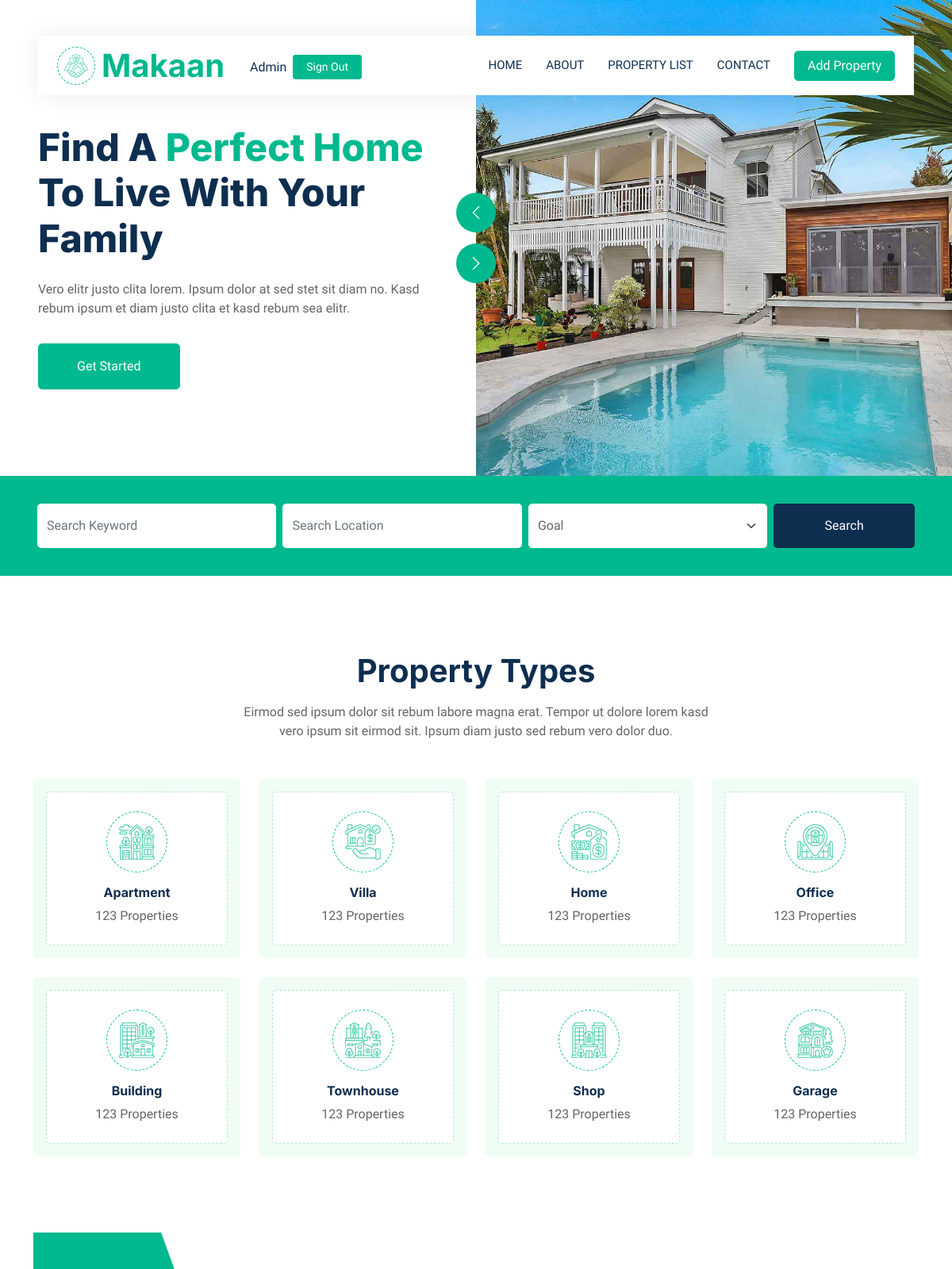
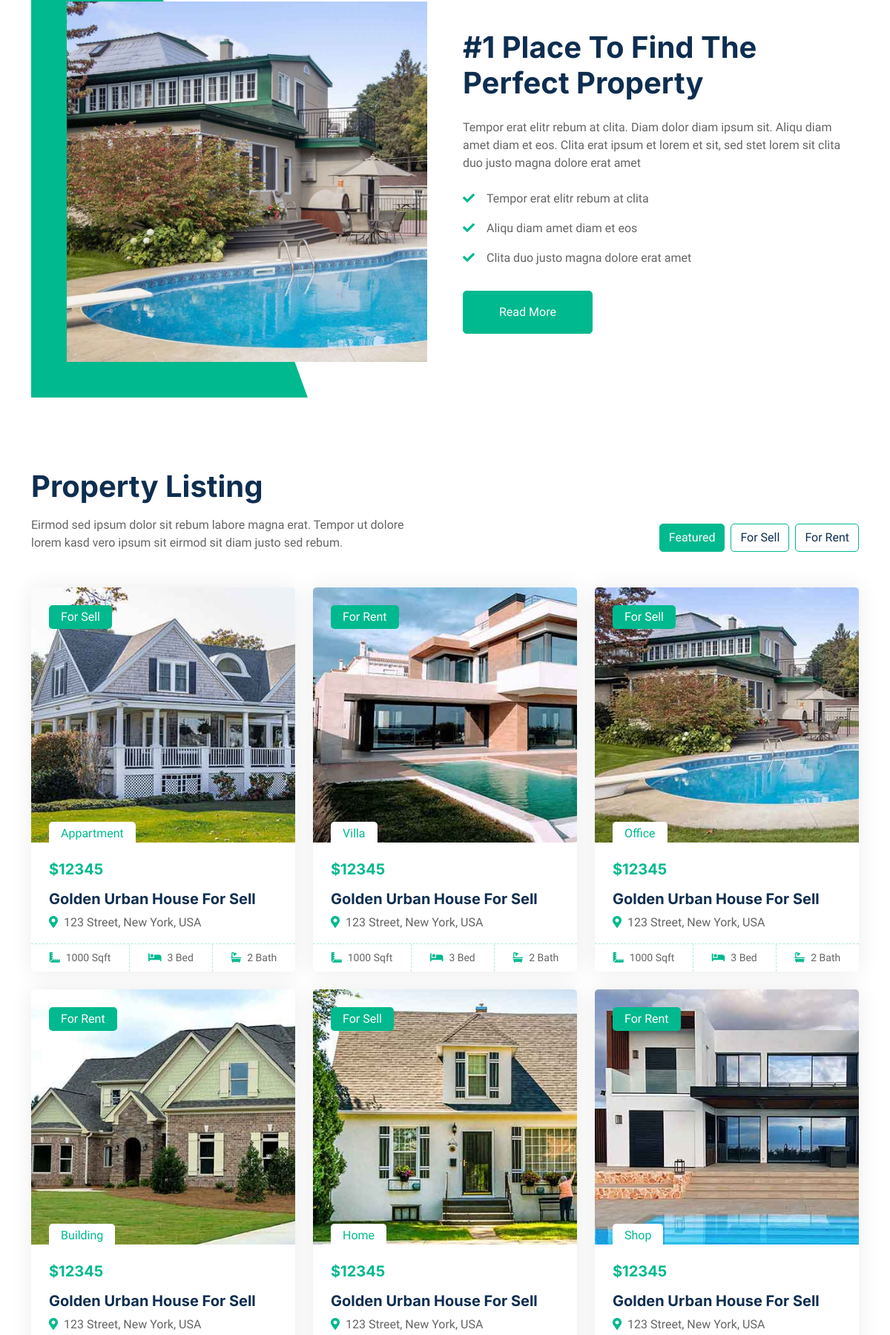
The app's page / (signed in, upper part) with its own data (2 pictures, top to bottom).
### main/models.py (models this page shows, shortened)
class MainInfo(models.Model):
    img = models.ImageField('Image',upload_to='main_image')
    name = models.CharField('Company name',max_length=255)
    address = models.CharField('Address',max_length=255)
    phone = PhoneNumberField('Phonenumber')
    email = models.EmailField('Email')
    twitter = models.URLField('Twitter')
    facebook = models.URLField('facebook')
    youtube = models.URLField('youtube')
    linkedin = models.URLField('linkedin')
    class Meta:
        verbose_name = 'Main Info'
        verbose_name_plural = 'Main Info'

class HomeStatus(models.Model):
    text1 = models.CharField('part1',max_length=255)
    text2 = models.CharField('part2',max_length=255)
    text3 = models.CharField('part3',max_length=255)
    text4 = models.CharField('part4',max_length=255)
    but_text = models.CharField('Button text',max_length=255)

class ImageCycle(models.Model):
    img1 = models.ImageField('Image cycle1',upload_to='images',null = True)
    img2 = models.ImageField('Image cycle2',upload_to='images',null = True)

class Properties(models.Model):
    property_icon = models.ImageField('property_icon',upload_to='icons')
    property_name = models.CharField('property_name',max_length=30)
    availability = models.IntegerField('availability')

class MoreInfo(models.Model):
    img = models.ImageField('img',upload_to='images')
    text1 = models.CharField('text1',max_length=255)
    text2 = models.CharField('text2',max_length=255)

class SubMoreInfo(models.Model):
    key = models.ForeignKey(MoreInfo,on_delete=models.CASCADE,related_name='moreinfo_rn')
    lines = models.CharField('Lines',max_length=255)

class PropertyListing(models.Model):
    img = models.ImageField('image',upload_to='images')
    goal = models.CharField('For rent/sell?',max_length=255)
    name = models.CharField('name',max_length=30)
    price = models.IntegerField('Price')
    info = models.CharField('About property',max_length=255)
    adress = models.CharField('Adress',max_length=255)
    teritory = models.IntegerField('teritory(sqmt)')
    bedrooms = models.IntegerField('bedrooms number')
    bathrooms = models.IntegerField('bathrooms number')

### main/views.py (the view)
# urls.py: path('',HomeListView.as_view(),name='home'),
class HomeListView(LoginRequiredMixin,ListView):
    template_name = 'index.html'
    login_url = '/login/'
    def get(self,request) :
        statusinfo = HomeStatus.objects.all()
        imgcycle = ImageCycle.objects.get()
        properties = Properties.objects.all()
        moreinfo = MoreInfo.objects.all()
        proplisting = PropertyListing.objects.all()[:6]
        contactagent = ContactAgent.objects.all()
        propertyagents = PropertyAgents.objects.all()
        clientcomments = ClientOpinions.objects.all()
        context = {
            'statusinfo':statusinfo,
            'imgcycle':imgcycle,
            'properties':properties,
            'moreinfo':moreinfo,
            'proplisting':proplisting,
            'contactagent':contactagent,
            'propertyagents':propertyagents,
            'clientcomments':clientcomments,
                  }
        MainInfoF(context,'home','')
        return render(request,self.template_name,context)

### main/views.py (called while the page is built)
def MainInfoF(context,title,subtitle):
    context['maininfo'] = MainInfo.objects.get()
    context['aboutstatus'] = AboutStatus.objects.all()
    context['gallery'] = Gallery.objects.all()
    context['subtitle'] = subtitle
    context['title'] = title

### main/templates/index.html (shortened to what this page needs)
{% extends 'base.html' %}
{% block content %}
        <div class="container-fluid header bg-white p-0">
            <div class="row g-0 align-items-center flex-column-reverse flex-md-row">
                {% for i in statusinfo %}
                <div class="col-md-6 p-5 mt-lg-5">
                    <h1 class="display-5 animated fadeIn mb-4">{{ i.text1 }}<span class="text-primary"> {{ i.text2 }} </span>{{ i.text3 }}</h1>
                    <p class="animated fadeIn mb-4 pb-2">{{ i.text4 }}</p>
                    <a href="{% url 'pr_list' %}" class="btn btn-primary py-3 px-5 me-3 animated fadeIn">{{ i.but_text }}</a>
                </div>
                {% endfor %}
                <div class="col-md-6 animated fadeIn">
                    <div class="owl-carousel header-carousel">
                        <div class="owl-carousel-item" data-bs-ride="carousel">
                            <img class="img-fluid" src="{{ imgcycle.img1.url }}" alt="">
                        </div>
                    </div>
                </div>
            </div>
        </div>
        <div class="container-fluid bg-primary mb-5 wow fadeIn" data-wow-delay="0.1s" style="padding: 35px;">
            <div class="container">
                <form action="{% url 'search' %}" method="get" >
                <div class="row g-2">
                    <div class="col-md-10">
                        <div class="row g-2">
                            <div class="col-md-4">
                                <input type="search" name="q" class="form-control border-0 py-3" placeholder="Search Keyword">
                            </div>
                            <div class="col-md-4">
                                <input type="search" name="l" class="form-control border-0 py-3" placeholder="Search Location" >
                            </div>
                            <div class="col-md-4">
                                <select class="form-select border-0 py-3" name="goall">
                                    <option selected>Goal</option>
                                </select>
                            </div>
                        </div>
                    </div>
                    <div class="col-md-2">
                        <button class="btn btn-dark border-0 w-100 py-3" type="submit">Search</button>
                    </div>
                </form>
                </div>
            </div>
        </div>
        <div class="container-xxl py-5">
            <div class="container">
                <div class="text-center mx-auto mb-5 wow fadeInUp" data-wow-delay="0.1s" style="max-width: 600px;">
                    <h1 class="mb-3">Property Types</h1>
                    <p>Eirmod sed ipsum dolor sit rebum labore magna erat. Tempor ut dolore lorem kasd vero ipsum sit eirmod sit. Ipsum diam justo sed rebum vero dolor duo.</p>
                </div>
                <div class="row g-4">
                    {% for i in properties %}
                    <div class="col-lg-3 col-sm-6 wow fadeInUp" data-wow-delay="0.1s">
                        <div class="cat-item d-block bg-light text-center rounded p-3">
                            <div class="rounded p-4">
                                <div class="icon mb-3">
                                    <img class="img-fluid" src="{{ i.property_icon.url }}" alt="Icon">
                                </div>
                                <h6>{{ i.property_name }}</h6>
                                <span>{{ i.availability }} Properties</span>
                            </div>
                        </div>
                    </div>
                    {% endfor %}
                </div>
            </div>
        </div>
        <div class="container-xxl py-5">
            <div class="container">
                <div class="row g-5 align-items-center">
                    <div class="col-lg-6 wow fadeIn" data-wow-delay="0.1s">
                        {% for i in moreinfo %}
                        <div class="about-img position-relative overflow-hidden p-5 pe-0">
                            <img class="img-fluid w-100" src="{{ i.img.url }}">
                        </div>
                    </div>
                    <div class="col-lg-6 wow fadeIn" data-wow-delay="0.5s">
                        <h1 class="mb-4">{{ i.text1 }}</h1>
                        <p class="mb-4">{{ i.text2 }}</p>
                            {% for j in i.moreinfo_rn.all %}
                        <p><i class="fa fa-check text-primary me-3"></i>{{ j.lines }}</p>
                            {% endfor %}
                        <a class="btn btn-primary py-3 px-5 mt-3" href="{% url 'pr_list' %}">Read More</a>
                        {% endfor %}
                    </div>
                </div>
            </div>
        </div>
        <div class="container-xxl py-5">
            <div class="container">
                <div class="row g-0 gx-5 align-items-end">
                    <div class="col-lg-6">
                        <div class="text-start mx-auto mb-5 wow slideInLeft" data-wow-delay="0.1s">
                            <h1 class="mb-3">Property Listing</h1>
                            <p>Eirmod sed ipsum dolor sit rebum labore magna erat. Tempor ut dolore lorem kasd vero ipsum sit eirmod sit diam justo sed rebum.</p>
                        </div>
                    </div>
                    <div class="col-lg-6 text-start text-lg-end wow slideInRight" data-wow-delay="0.1s">
                        <ul class="nav nav-pills d-inline-flex justify-content-end mb-5">
                            <li class="nav-item me-2">
                                <a class="btn btn-outline-primary active" data-bs-toggle="pill" href="#tab-1">Featured</a>
                            </li>
                            <li class="nav-item me-2">
                                <a class="btn btn-outline-primary" data-bs-toggle="pill" href="#tab-2">For Sell</a>
                            </li>
                            <li class="nav-item me-0">
                                <a class="btn btn-outline-primary" data-bs-toggle="pill" href="#tab-3">For Rent</a>
                            </li>
                        </ul>
                    </div>
                </div>
                <div class="tab-content">
                    <div id="tab-1" class="tab-pane fade show p-0 active">
                        <div class="row g-4">
                            {% for i in proplisting %}
                            <div class="col-lg-4 col-md-6 wow fadeInUp" data-wow-delay="0.1s">
                                <div class="property-item rounded overflow-hidden">
                                    <div class="position-relative overflow-hidden">
                                        <div><img class="img-fluidi" src="{{ i.img.url }}" alt="" height="344px" width="516px"></div>
                                        <div class="bg-primary rounded text-white position-absolute start-0 top-0 m-4 py-1 px-3">{{ i.goal }}</div>
                                        <div class="bg-white rounded-top text-primary position-absolute start-0 bottom-0 mx-4 pt-1 px-3">{{ i.name }}</div>
                                    </div>
                                    <div class="p-4 pb-0">
                                        <h5 class="text-primary mb-3">${{ i.price }}</h5>
                                        <div class="d-block h5 mb-2">{{ i.info }}</div>
                                        <p><i class="fa fa-map-marker-alt text-primary me-2"></i>{{ i.adress }}</p>
                                    </div>
                                    <div class="d-flex border-top">
                                        <small class="flex-fill text-center border-end py-2"><i class="fa fa-ruler-combined text-primary me-2"></i>{{ i.teritory }} Sqft</small>
                                        <small class="flex-fill text-center border-end py-2"><i class="fa fa-bed text-primary me-2"></i>{{ i.bedrooms }} Bed</small>
                                        <small class="flex-fill text-center py-2"><i class="fa fa-bath text-primary me-2"></i>{{ i.bathrooms }} Bath</small>
                                    </div>
                                </div>
                            </div>
                            {% endfor %}
                        </div>
                    </div>
                </div>
            </div>
        </div>
        {% endblock %}

### main/templates/base.html (shortened to what this page needs)
{% load static %}
<!DOCTYPE html>
<html lang="en">
<head>
    <link href="https://cdnjs.cloudflare.com/ajax/libs/font-awesome/5.10.0/css/all.min.css" rel="stylesheet">
    <link href="https://cdn.jsdelivr.net/npm/bootstrap-icons@1.4.1/font/bootstrap-icons.css" rel="stylesheet">
    <link href="{% static 'lib/animate/animate.min.css' %}" rel="stylesheet">
    <link href="{% static 'lib/owlcarousel/assets/owl.carousel.min.css' %}" rel="stylesheet">
    <link href="{% static 'css/bootstrap.min.css' %}" rel="stylesheet">
    <link href="{% static 'css/style.css' %}" rel="stylesheet">
</head>
<body>
    <div class="container-xxl bg-white p-0">
        <div class="container-fluid nav-bar bg-transparent">
            <nav class="navbar navbar-expand-lg bg-white navbar-light py-0 px-4">
                <a href="{% url 'home' %}" class="navbar-brand d-flex align-items-center text-center">
                    <div class="icon p-2 me-2">
                        <img class="img-fluid" src="{{ maininfo.img.url }}" alt="Icon" style="width: 30px; height: 30px;">
                    </div>
                    <h1 class="m-0 text-primary">{{ maininfo.name }}</h1>
                </a>
                <div class="d-flex align-items-center ms-3" style="position: relative; top: 2px;">
                    <span class="me-2 fw-semibold text-dark">{{ user|title }}</span>
                    {% if user.is_authenticated %}
                        <a href="{% url 'logout' %}" class="btn btn-sm text-white px-3" style="background-color: #00B98E; border-color: #00B98E;">
                            Sign Out
                        </a>
                    {% else %}
                        <a href="{% url 'login' %}" class="btn btn-sm text-white px-3" style="background-color: #00B98E; border-color: #00B98E;">
                            Sign In
                        </a>
                    {% endif %}
                </div>
                <div class="collapse navbar-collapse" id="navbarCollapse">
                    <div class="navbar-nav ms-auto">
                        <a href="{% url 'home' %}" class="nav-item nav-link {% if request.path == '/home/' %}active{% endif %}">Home</a>
                        <a href="{% url 'about' %}" class="nav-item nav-link {% if request.path == '/about/' %}active{% endif %}">About</a>
                        <a href="{% url 'pr_list' %}" class="nav-item nav-link {% if request.path == '/pr_list/' %}active{% endif %}">Property List</a>
                        <a href="{% url 'contact' %}" class="nav-item nav-link {% if request.path == '/contact/' %}active{% endif %}">Contact</a>
                    </div>
                    <a href="{% url 'pr_list' %}" class="btn btn-primary px-3 d-none d-lg-flex">Add Property</a>
                </div>
            </nav>
        </div>
        {% block content %}{% endblock %}
</body>
</html>

### main/static/css/style.css (style rules this page uses)
:root { --primary: #00B98E; --secondary: #FF6922; --light: #EFFDF5; --dark: #0E2E50; }
.btn { transition: .5s; }
.btn.btn-primary, .btn.btn-secondary { color: #FFFFFF; }
.nav-bar { position: relative; margin-top: 45px; padding: 0 3rem; transition: .5s; z-index: 9999; }
.navbar { box-shadow: 0 0 30px rgba(0, 0, 0, .08); }
.navbar-light .navbar-nav .nav-link { margin-right: 30px; padding: 25px 0; color: #FFFFFF; font-size: 15px; text-transform: uppercase; outline: none; }
.navbar-light .navbar-brand { height: 75px; }
.navbar-light .navbar-nav .nav-link { color: var(--dark); font-weight: 500; }
@media (min-width: 992px) { .header { margin-top: -120px; } }
.icon { padding: 15px; display: inline-flex; align-items: center; justify-content: center; background: #FFFFFF !important; border-radius: 50px; border: 1px dashed var(--primary) !important; }
.about-img img { position: relative; z-index: 2; }
.about-img::before { position: absolute; content: ""; top: 0; left: -50%; width: 100%; height: 100%; background: var(--primary); transform: skew(20deg); z-index: 1; }
.cat-item div { background: #FFFFFF; border: 1px dashed rgba(0, 185, 142, .3); transition: .5s; }
.cat-item div * { transition: .5s; }
.nav-pills .nav-item .btn { color: var(--dark); }
.nav-pills .nav-item .btn:hover, .nav-pills .nav-item .btn.active { color: #FFFFFF; }
.property-item { box-shadow: 0 0 30px rgba(0, 0, 0, .08); }
.property-item img { transition: .5s; }
.property-item .border-top { border-top: 1px dashed rgba(0, 185, 142, .3) !important; }
.property-item .border-end { border-right: 1px dashed rgba(0, 185, 142, .3) !important; }

### records on screen
MainInfo: img (picture), name "Makaan"
HomeStatus: text1 "Find A", text2 "Perfect Home", text3 "To Live With Your Family", text4 "Vero elitr justo clita lorem. Ipsum dolor at sed stet sit diam no. Kasd rebum ipsum et diam justo clita et kasd rebum sea elitr.", but_text "Get Started"
ImageCycle: img1 (picture)
Properties: property_icon (picture), property_name "Apartment", availability "123"
Properties: property_icon (picture), property_name "Villa", availability "123"
Properties: property_icon (picture), property_name "Home", availability "123"
Properties: property_icon (picture), property_name "Office", availability "123"
Properties: property_icon (picture), property_name "Building", availability "123"
Properties: property_icon (picture), property_name "Townhouse", availability "123"
Properties: property_icon (picture), property_name "Shop", availability "123"
Properties: property_icon (picture), property_name "Garage", availability "123"
MoreInfo: img (picture), text1 "#1 Place To Find The Perfect Property", text2 "Tempor erat elitr rebum at clita. Diam dolor diam ipsum sit. Aliqu diam amet diam et eos. Clita erat ipsum et lorem et sit, sed stet lorem sit clita duo justo magna dolore erat amet"
SubMoreInfo: lines "Tempor erat elitr rebum at clita"
SubMoreInfo: lines "Aliqu diam amet diam et eos"
SubMoreInfo: lines "Clita duo justo magna dolore erat amet"
PropertyListing: img (picture), goal "For Sell", name "Appartment", price "12345", info "Golden Urban House For Sell", adress "123 Street, New York, USA", teritory "1000", bedrooms "3", bathrooms "2"
PropertyListing: img (picture), goal "For Rent", name "Villa", price "12345", info "Golden Urban House For Sell", adress "123 Street, New York, USA", teritory "1000", bedrooms "3", bathrooms "2"
PropertyListing: img (picture), goal "For Sell", name "Office", price "12345", info "Golden Urban House For Sell", adress "123 Street, New York, USA", teritory "1000", bedrooms "3", bathrooms "2"
PropertyListing: img (picture), goal "For Rent", name "Building", price "12345", info "Golden Urban House For Sell", adress "123 Street, New York, USA"
PropertyListing: img (picture), goal "For Sell", name "Home", price "12345", info "Golden Urban House For Sell", adress "123 Street, New York, USA"
PropertyListing: img (picture), goal "For Rent", name "Shop", price "12345", info "Golden Urban House For Sell", adress "123 Street, New York, USA"

### other values on screen
{{ user|title }} "Admin"
